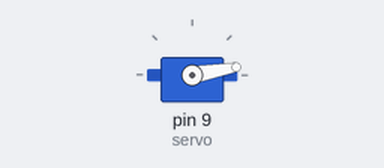
The sketch below on a simulated Arduino Uno, built with avr-gcc and run on an emulated ATmega328P. Shown: servo.

Above: at 0.05 s.
At 1.5 s:
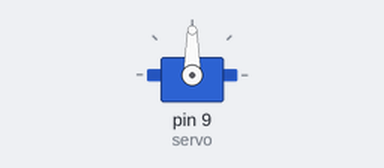
At 3.0 s:
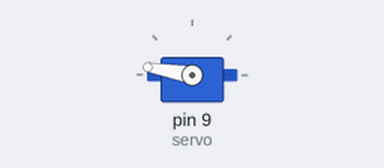
Timing chart, 0 to 6.9 s (numbered marks = the images above):
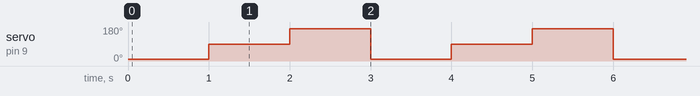

The sketch:

Servo.ino
```cpp
#include <Servo.h>

Servo servo;

int pos = 0;
void setup() {
  // put your setup code here, to run once:
  servo.attach(9);
}

void loop() {
  // put your main code here, to run repeatedly:
//  for(pos = 0; pos < 180; pos += 1) {
//    servo.write(pos);
//    delay(15);
//  }
//  for(pos = 180; pos >= 1; pos -= 1) {
//    servo.write(pos);
//    delay(15);
//  }
  servo.write(10);
  delay(1000);
  servo.write(90);
  delay(1000);
  servo.write(170);
  delay(1000);
}
```

Measured:
- by itself, servo on pin 9 (servo): repeats every 3.0 s: 170° 1.0 s, 10° 1.0 s, 90° 1.0 s
